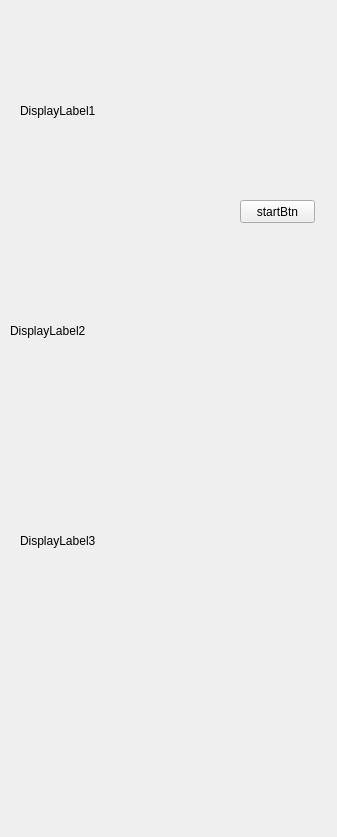
<?xml version="1.0" encoding="UTF-8"?>
<ui version="4.0">
 <class>multicamerdisplaytest</class>
 <widget class="QWidget" name="multicamerdisplaytest">
  <property name="geometry">
   <rect>
    <x>0</x>
    <y>0</y>
    <width>337</width>
    <height>837</height>
   </rect>
  </property>
  <property name="windowTitle">
   <string>Form</string>
  </property>
  <widget class="QLabel" name="label_display1">
   <property name="geometry">
    <rect>
     <x>20</x>
     <y>10</y>
     <width>211</width>
     <height>201</height>
    </rect>
   </property>
   <property name="text">
    <string>DisplayLabel1</string>
   </property>
  </widget>
  <widget class="QLabel" name="label_display2">
   <property name="geometry">
    <rect>
     <x>10</x>
     <y>230</y>
     <width>211</width>
     <height>201</height>
    </rect>
   </property>
   <property name="text">
    <string>DisplayLabel2</string>
   </property>
  </widget>
  <widget class="QPushButton" name="start">
   <property name="geometry">
    <rect>
     <x>240</x>
     <y>200</y>
     <width>75</width>
     <height>23</height>
    </rect>
   </property>
   <property name="text">
    <string>startBtn</string>
   </property>
  </widget>
  <widget class="QLabel" name="label_display3">
   <property name="geometry">
    <rect>
     <x>20</x>
     <y>440</y>
     <width>211</width>
     <height>201</height>
    </rect>
   </property>
   <property name="text">
    <string>DisplayLabel3</string>
   </property>
  </widget>
 </widget>
 <resources/>
 <connections/>
</ui>
